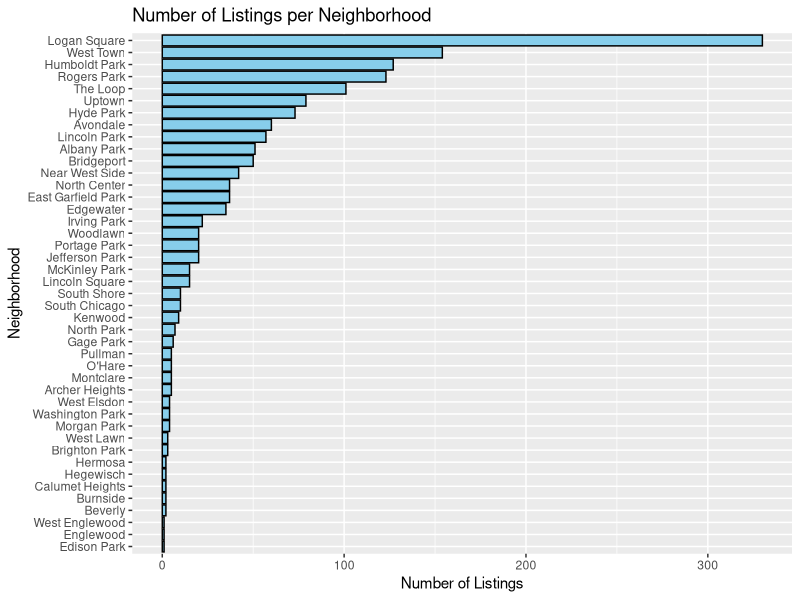
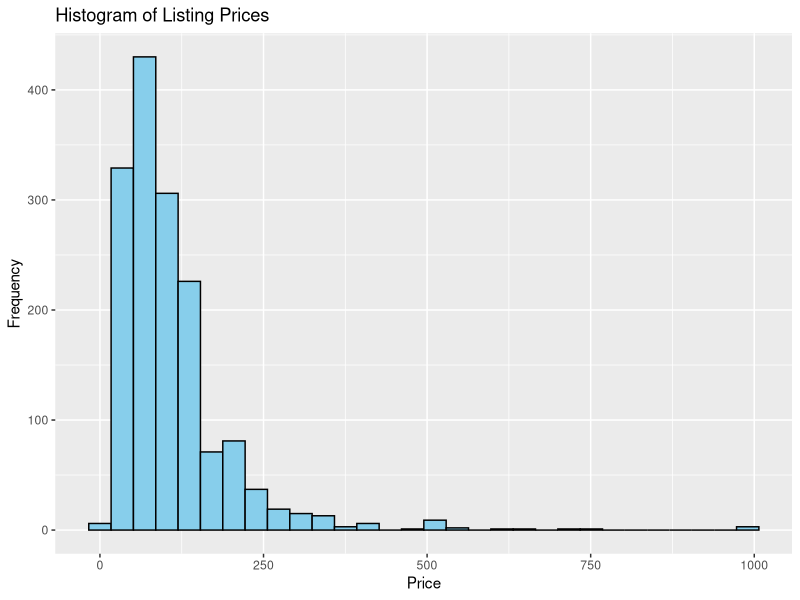
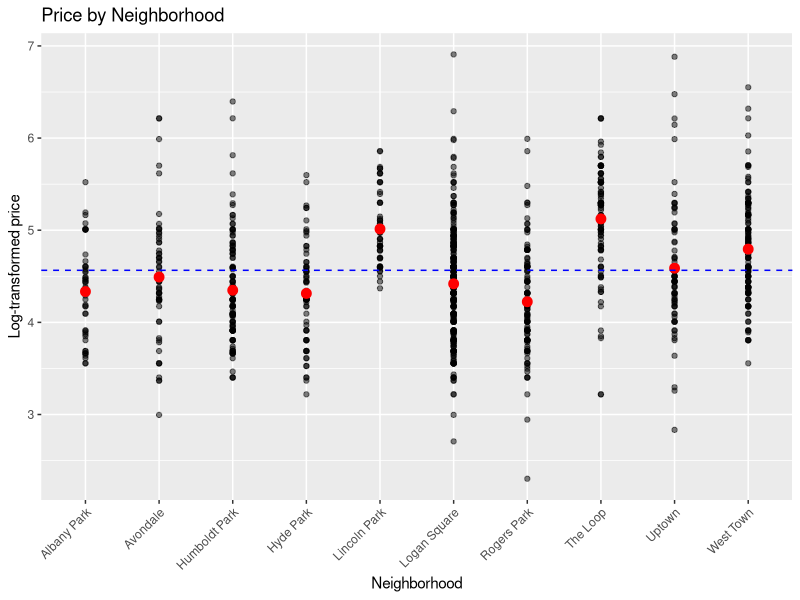

Source code (R) for these figures, in order: (Note: this script raises an error after producing the figures.)
## ---- chunk 1
#| label: setup
#| include: false

# configure global options for R code chunks:
# warning = F to suppress the display of warning messages generated during the execution of code chunks
# message = F to suppress the display of messages produced during the execution of code chunks
knitr::opts_chunk$set(warning = FALSE, message = FALSE, eval = FALSE)

# This qmd file requires the following packages to be installed:
#c("dplyr", "ggplot2", "emmeans", "lme4", "lmerTest")
## ---- chunk 2
# Load the required libraries
library(dplyr)
library(ggplot2)
library(lmerTest)

# Load the Chicago AirBnB data. Note that the call below assumes the csv file is placed in the 'data' folder directly above the root folder of the project. Update the string as needed if the file is located elsewhere.
chicago_airbnb <- read.csv("data/airbnb.csv")

# Convert all character variables into factors
chicago_airbnb <- chicago_airbnb %>%
  mutate_if(is.character, as.factor)

# Inspect the structure of the dataset
str(chicago_airbnb)
## ---- chunk 3
# Summarize number of listings within each neighborhood
listing_summary <- chicago_airbnb %>%
  group_by(neighborhood) %>%
  summarise(num_listings = n())

# Visualize the distribution of listings across neighborhoods
ggplot(listing_summary, aes(x = reorder(neighborhood, num_listings), y = num_listings)) +
  geom_bar(stat = "identity", fill = "skyblue", color = "black") +
  coord_flip() +
  labs(title = "Number of Listings per Neighborhood",
       x = "Neighborhood",
       y = "Number of Listings")
## ---- chunk 4
# Create a histogram of price
ggplot(chicago_airbnb, aes(x = price)) +
  geom_histogram(fill = "skyblue", color = "black") +
  labs(title = "Histogram of Listing Prices",
       x = "Price",
       y = "Frequency")
## ---- chunk 5
# Log-transform the price variable
chicago_airbnb <- chicago_airbnb %>%
  mutate(log_price = log(price))
## ---- chunk 6
# Select the top 10 neighborhoods with the most listings
top_neighborhoods <- listing_summary %>%
  slice_max(num_listings, n = 10) %>%
  pull(neighborhood)

# Filter the data to include only the top neighborhoods
top_neighborhood_data <- chicago_airbnb %>%
  filter(neighborhood %in% top_neighborhoods)
## ---- chunk 7
# Calculate the average log_price for each neighborhood
neighborhood_avg_price <- top_neighborhood_data %>%
  group_by(neighborhood) %>%
  summarise(avg_log_price = mean(log_price, na.rm = TRUE))

# create a scatter plot of log_price by neighborhood
ggplot(top_neighborhood_data, aes(x = neighborhood, y = log_price)) +
  geom_point(alpha = 0.5) +
  labs(title = "Price by Neighborhood",
       x = "Neighborhood",
       y = "Log-transformed price") +
  theme(axis.text.x = element_text(angle = 45, hjust = 1)) +
  geom_point(data = neighborhood_avg_price, aes(x = neighborhood, y = avg_log_price), color = "red", size = 3) +  # neighborhood-level averages 
  geom_hline(yintercept = mean(neighborhood_avg_price$avg_log_price, na.rm = TRUE), linetype = "dashed", color = "blue") # overall average
## ---- chunk 8
# Fit the random intercept model
random_intercept_model <- lmer(log_price ~ 1 + (1 | neighborhood), data = chicago_airbnb)
summary(random_intercept_model)
## ---- chunk 9
# Use effects coding for the categorical variables
options(contrasts = c("contr.sum", "contr.poly"))

# Center the continuous subject-levl variables
chicago_airbnb <- chicago_airbnb %>%
  mutate(overall_satisfaction_c = scale(overall_satisfaction, scale = FALSE),
         accommodates_c = scale(accommodates, scale = FALSE),
         bedrooms_c = scale(bedrooms, scale = FALSE),
         minstay_c = scale(minstay, scale = FALSE))
## ---- chunk 10
# Fit the random intercept model with subject-level variables    
random_intercept_model_L1variables <- lmer(log_price ~ overall_satisfaction_c + room_type + accommodates_c + bedrooms_c + minstay_c + (1 | neighborhood), data = chicago_airbnb)
summary(random_intercept_model_L1variables)

# Display the coding scheme for the room_type variable
contrasts(chicago_airbnb$room_type)

# Obtain the ANOVA table for the subject-level variables
anova(random_intercept_model_L1variables)
## ---- chunk 11
# Center the context-level variables
chicago_airbnb <- chicago_airbnb %>%
  mutate(WalkScore_c = scale(WalkScore, scale = FALSE),
         TransitScore_c = scale(TransitScore, scale = FALSE),
         BikeScore_c = scale(BikeScore, scale = FALSE))
## ---- chunk 12
# Fit the random intercept model with subject-level and context-level variables
random_intercept_model_L1L2variables <- lmer(log_price ~ overall_satisfaction_c + room_type + accommodates_c + bedrooms_c + minstay_c + WalkScore_c + TransitScore_c + BikeScore_c + (1 | neighborhood), data = chicago_airbnb)
summary(random_intercept_model_L1L2variables)

# Obtain the ANOVA table
anova(random_intercept_model_L1L2variables)  
## ---- chunk 13
# Perform stepwise selection to identify the most important predictors
step(random_intercept_model_L1L2variables, reduce.random = FALSE)
## ---- chunk 14
# Fit the model with the interaction between overall_satisfaction and WalkScore
random_intercept_model_interaction <- lmer(log_price ~ overall_satisfaction_c * WalkScore_c + room_type + accommodates_c + bedrooms_c + minstay_c + WalkScore_c + TransitScore_c + BikeScore_c + (1 | neighborhood), data = chicago_airbnb)
summary(random_intercept_model_interaction)
## ---- chunk 15
# Fit the model with the interaction between overall_satisfaction and WalkScore
random_intercept_model_interaction <- lmer(log_price ~ overall_satisfaction_c * WalkScore_c + room_type + accommodates_c + bedrooms_c + minstay_c + WalkScore_c + TransitScore_c + BikeScore_c + (1 | neighborhood), data = chicago_airbnb)
summary(random_intercept_model_interaction)
